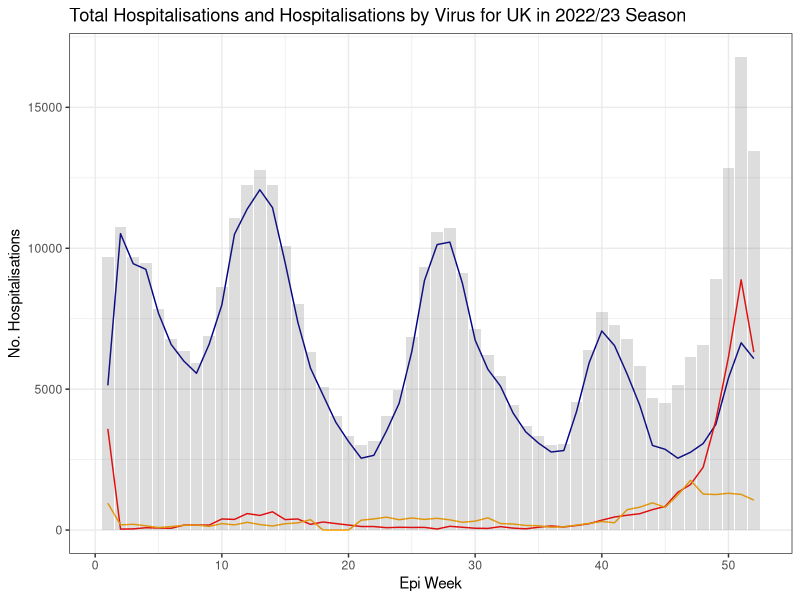

Write R code to recreate this figure.
# set working directory
setwd("~/lshtm-dc-sanofi")

# set up packages required for analysis
require(ggplot2)
require(tidyverse) 

#read merged data file
data <- read.csv('data/merged_data/first_output_2022_01_19.csv')
head(data) 

#read epi file
epi_weeks <- read.csv('epiweeks_withdate.csv')


#join merged data and epi weeks

data <- merge(x=data,y=epi_weeks,by.x = c('week','year'), by.y = c('MMWR_WEEK','MMWR_YEAR'),all.x=TRUE)
data$MMWR_WEEKSTARTDATE <- as.Date(data$MMWR_WEEKSTARTDATE) #convert to datetime

class(data$MMWR_WEEKSTARTDATE)

# test plot with week data

uk_data <- data %>% filter(data$country == 'UK')

uk_data_22 <- uk_data %>% filter(uk_data$year == 2022 | uk_data$year == 2023)
uk_data_22 <- uk_data_22 %>% filter(uk_data_22$age_group == 'ALL')

ggplot() + geom_line(data=uk_data_22,aes(x=week,y=hsp_abs_covid),color='dark blue') +
     geom_line(data=uk_data_22,aes(x=week,y=hsp_abs_flu),color='red') +
     geom_line(data=uk_data_22,aes(x=week,y=hsp_abs_rsv),color='orange') +
     geom_col(data=uk_data_22,aes(x=week,y=hsp_abs),alpha=0.2) +
     xlab('Epi Week') +
     ylab('No. Hospitalisations') +
     ggtitle('Total Hospitalisations and Hospitalisations by Virus for UK in 2022/23 Season') +
     theme_bw()

# test plot with seasons as x axis
